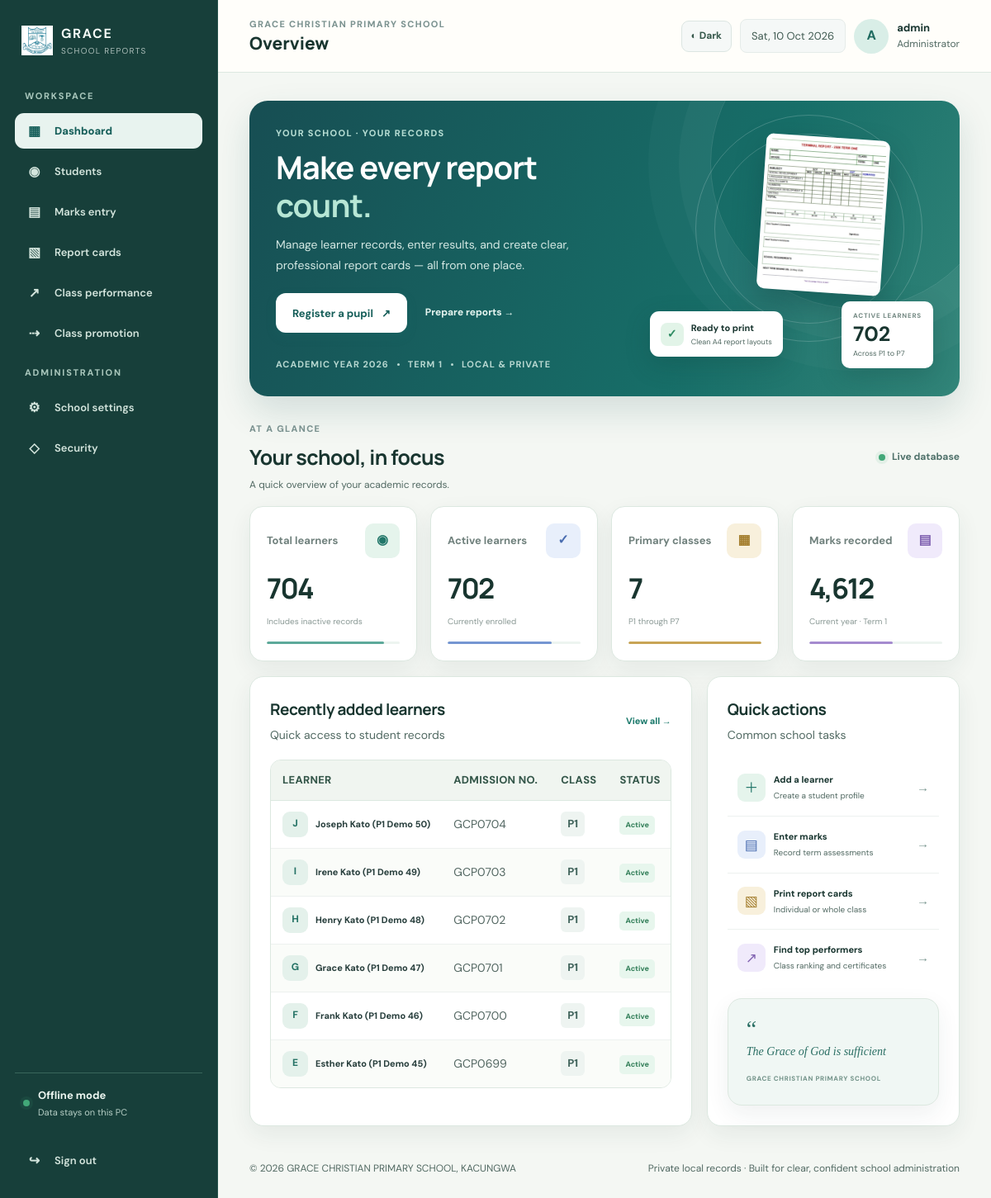
The app's page /index.php (signed in) with its own data.
### tables this page shows
CREATE TABLE students(id INTEGER PRIMARY KEY, admission_no TEXT UNIQUE NOT NULL, full_name TEXT NOT NULL, gender TEXT DEFAULT "", dob TEXT DEFAULT "", class_id INTEGER NOT NULL REFERENCES classes(id), parent_name TEXT DEFAULT "", parent_phone TEXT DEFAULT "", address TEXT DEFAULT "", photo TEXT DEFAULT "", status TEXT NOT NULL DEFAULT "Active", admission_date TEXT DEFAULT "", created_at TEXT DEFAULT CURRENT_TIMESTAMP, attendance_type TEXT NOT NULL DEFAULT 'day', deleted_at TEXT DEFAULT NULL, purge_after TEXT DEFAULT NULL, trashed_status TEXT DEFAULT NULL);

CREATE TABLE settings(key TEXT PRIMARY KEY, value TEXT NOT NULL);

### index.php (the view, shortened to what this page needs)
<?php
$pdo=new PDO('sqlite:'.DB_FILE,null,null,[PDO::ATTR_ERRMODE=>PDO::ERRMODE_EXCEPTION,PDO::ATTR_DEFAULT_FETCH_MODE=>PDO::FETCH_ASSOC]);$pdo->exec('PRAGMA foreign_keys=ON');
function h($v):string{return htmlspecialchars((string)$v,ENT_QUOTES,'UTF-8');}function go($url='index.php'){header('Location: '.$url);exit;}function logged():bool{return isset($_SESSION['admin']);}function csrf():string{if(empty($_SESSION['csrf']))$_SESSION['csrf']=bin2hex(random_bytes(24));return $_SESSION['csrf'];}function checkcsrf():void{if(!hash_equals($_SESSION['csrf']??'',$_POST['csrf']??'')){http_response_code(403);exit('Security token expired. Go back and try again.');}}function setting(PDO $p,string $key,string $default=''):string{$q=$p->prepare('SELECT value FROM settings WHERE key=?');$q->execute([$key]);return (string)($q->fetchColumn()?:$default);}function logaction(PDO $p,string $a,string $d=''):void{$q=$p->prepare('INSERT INTO audit(username,action,detail) VALUES(?,?,?)');$q->execute([$_SESSION['admin']??'guest',$a,$d]);}
$page=$_GET['page']??'dashboard';
$school=setting($pdo,'school_name','Grace Christian Primary School, Kacungwa');$classes=$pdo->query('SELECT * FROM classes ORDER BY level')->fetchAll();$year=(int)($_GET['year']??date('Y'));$term=(int)($_GET['term']??1);
?>
?><!doctype html><html lang="en"><head><meta charset="utf-8"><meta name="viewport" content="width=device-width,initial-scale=1"><title><?= h($school) ?> · Reports</title><link rel="stylesheet" href="assets/style.css"><script defer src="assets/app.js"></script></head><body><?php if($page==='login'):?><main class="login-wrap"><section class="login-card"><div class="login-art"><img src="assets/school-logo.jpg" alt="Grace Christian School emblem"><div class="eyebrow">ACADEMIC RECORDS · OFFLINE EDITION</div><h1>Every learner.<br>Every achievement.</h1><p>A calmer, clearer way to manage school results, preserve student history, and prepare beautiful term reports.</p><div class="marquee"><span>GRACE CHRISTIAN PRIMARY SCHOOL, KACUNGWA &nbsp; · &nbsp; THE GRACE OF GOD IS SUFFICIENT &nbsp; · &nbsp;</span></div></div><div class="login-form"><div class="brand-mini"><img src="assets/school-logo.jpg" alt="School logo"><span><?= h($school) ?></span></div><p class="eyebrow">ADMINISTRATOR ACCESS</p><h2>Welcome back</h2><p class="muted">Sign in to continue to your school dashboard.</p><?php if(isset($_GET['installed'])):?><div class="alert success">Installation complete. Your demo records are ready.</div><?php endif;?><?php if(isset($loginError)):?><div class="alert error"><?= h($loginError) ?></div><?php endif;?><form method="post"><input type="hidden" name="action" value="login"><input type="hidden" name="csrf" value="<?= h(csrf()) ?>"><label>Username</label><input name="username" autocomplete="username" required placeholder="Enter administrator username"><label>Password</label><input type="password" name="password" autocomplete="current-password" required placeholder="Enter password"><button class="btn full" type="submit">Sign in securely</button></form><div class="demo-note"><b>First login</b><br>Username: <code>admin</code><br>Password: <code>ChangeMe123!</code><br><span>Change this password immediately after signing in.</span></div><p class="tiny">Runs on this computer only. No internet connection is required.</p></div></section></main><?php else: ?><div class="app-shell"><aside class="sidebar" id="sidebar"><a class="side-brand" href="index.php"><img src="assets/school-logo.jpg" alt="School emblem"><span><b>GRACE</b><small>SCHOOL REPORTS</small></span></a><div class="side-label">WORKSPACE</div><a class="nav-link <?= $page==='dashboard'?'active':'' ?>" href="index.php"><span class="nav-symbol">▦</span>Dashboard</a><a class="nav-link <?= in_array($page,['students','profile','student_form'])?'active':'' ?>" href="index.php?page=students"><span class="nav-symbol">◉</span>Students</a><a class="nav-link <?= $page==='marks'?'active':'' ?>" href="index.php?page=marks"><span class="nav-symbol">▤</span>Marks entry</a><a class="nav-link <?= $page==='reports'?'active':'' ?>" href="index.php?page=reports"><span class="nav-symbol">▧</span>Report cards</a><a class="nav-link <?= $page==='performance'?'active':'' ?>" href="index.php?page=performance"><span class="nav-symbol">↗</span>Class performance</a><a class="nav-link <?= $page==='promotion'?'active':'' ?>" href="index.php?page=promotion"><span class="nav-symbol">⇢</span>Class promotion</a><div class="side-label">ADMINISTRATION</div><a class="nav-link <?= $page==='settings'?'active':'' ?>" href="index.php?page=settings"><span class="nav-symbol">⚙</span>School settings</a><a class="nav-link <?= $page==='security'?'active':'' ?>" href="index.php?page=security"><span class="nav-symbol">◇</span>Security</a><div class="sidebar-bottom"><div class="offline-indicator"><i></i><span><b>Offline mode</b><small>Data stays on this PC</small></span></div><a class="nav-link" href="index.php?logout=1"><span class="nav-symbol">↪</span>Sign out</a></div></aside><main class="main-area"><header class="topbar"><button class="menu-toggle" id="menuToggle" aria-label="Open navigation">☰</button><div><div class="eyebrow">GRACE CHRISTIAN PRIMARY SCHOOL</div><div class="top-title"><?= h(ucwords(str_replace('_',' ',$page==='dashboard'?'overview':$page))) ?></div></div><div class="top-actions"><span class="date-chip"><?= date('D, d M Y') ?></span><div class="avatar-admin">A</div><div class="admin-name"><b><?= h($_SESSION['admin']) ?></b><small>Administrator</small></div></div></header><div class="content"><?php if(isset($error)):?><div class="alert error"><?= h($error) ?></div><?php elseif(isset($_GET['saved'])):?><div class="alert success">Changes saved successfully.</div><?php elseif(isset($_GET['done'])):?><div class="alert success">Promotion completed. Previous class records remain in history.</div><?php endif;?>
<?php if($page==='dashboard'):$total=(int)$pdo->query('SELECT COUNT(*) FROM students')->fetchColumn();$active=(int)$pdo->query('SELECT COUNT(*) FROM students WHERE status="Active"')->fetchColumn();$classesCount=(int)$pdo->query('SELECT COUNT(*) FROM classes')->fetchColumn();$marksCount=(int)$pdo->query('SELECT COUNT(*) FROM marks WHERE academic_year='.date('Y').' AND term=1')->fetchColumn();$latest=$pdo->query('SELECT s.id,s.full_name,s.admission_no,c.name class_name,s.status FROM students s JOIN classes c ON c.id=s.class_id ORDER BY s.id DESC LIMIT 6')->fetchAll();?><section class="hero"><div class="hero-copy"><div class="eyebrow light">YOUR SCHOOL · YOUR RECORDS</div><h1>Make every report<br><em>count.</em></h1><p>Manage learner records, enter results, and create clear, professional report cards — all from one place.</p><div class="hero-actions"><a class="btn light-btn" href="index.php?page=student_form">Register a pupil <span>↗</span></a><a class="text-link-light" href="index.php?page=reports">Prepare reports <span>→</span></a></div><div class="hero-foot"><span>ACADEMIC YEAR <?= date('Y') ?></span><span class="hero-dot"></span><span>TERM <?= $term ?></span><span class="hero-dot"></span><span>LOCAL & PRIVATE</span></div></div><div class="hero-visual"><div class="hero-orbit orbit-one"></div><div class="hero-orbit orbit-two"></div><div class="hero-image-frame"><img src="assets/report-upper.jpg" alt="Example of a school terminal report card"></div><div class="floating-note"><span class="note-icon">✓</span><span><b>Ready to print</b><small>Clean A4 report layouts</small></span></div><div class="floating-number"><small>ACTIVE LEARNERS</small><strong><?= number_format($active) ?></strong><span>Across P1 to P7</span></div></div></section><div class="section-heading"><div><div class="eyebrow">AT A GLANCE</div><h2>Your school, in focus</h2><p class="muted">A quick overview of your academic records.</p></div><span class="live-label"><i></i> Live database</span></div><section class="stats-grid"><article class="stat-card"><div class="stat-top"><span>Total learners</span><span class="stat-icon teal">◉</span></div><strong><?= number_format($total) ?></strong><small>Includes inactive records</small><div class="stat-bar"><i style="width:88%"></i></div></article><article class="stat-card"><div class="stat-top"><span>Active learners</span><span class="stat-icon blue">✓</span></div><strong><?= number_format($active) ?></strong><small>Currently enrolled</small><div class="stat-bar bluebar"><i style="width:78%"></i></div></article><article class="stat-card"><div class="stat-top"><span>Primary classes</span><span class="stat-icon gold">▦</span></div><strong><?= $classesCount ?></strong><small>P1 through P7</small><div class="stat-bar goldbar"><i style="width:100%"></i></div></article><article class="stat-card"><div class="stat-top"><span>Marks recorded</span><span class="stat-icon purple">▤</span></div><strong><?= number_format($marksCount) ?></strong><small>Current year · Term 1</small><div class="stat-bar purplebar"><i style="width:63%"></i></div></article></section><section class="dashboard-grid"><article class="panel"><div class="panel-head"><div><h3>Recently added learners</h3><p>Quick access to student records</p></div><a class="inline-link" href="index.php?page=students">View all →</a></div><div class="table-wrap"><table><thead><tr><th>Learner</th><th>Admission no.</th><th>Class</th><th>Status</th><th></th></tr></thead><tbody><?php foreach($latest as $s):?><tr><td><div class="student-cell"><span class="student-avatar"><?= h(strtoupper(substr($s['full_name'],0,1))) ?></span><b><?= h($s['full_name']) ?></b></div></td><td><?= h($s['admission_no']) ?></td><td><span class="class-pill"><?= h($s['class_name']) ?></span></td><td><span class="status <?= strtolower($s['status']) ?>"><?= h($s['status']) ?></span></td><td><a class="row-link" href="index.php?page=profile&id=<?= $s['id'] ?>">Open →</a></td></tr><?php endforeach;?></tbody></table></div></article><article class="panel quick-panel"><div class="panel-head"><div><h3>Quick actions</h3><p>Common school tasks</p></div></div><a class="quick-action" href="index.php?page=student_form"><span class="quick-icon teal">＋</span><span><b>Add a learner</b><small>Create a student profile</small></span><span class="arrow">→</span></a><a class="quick-action" href="index.php?page=marks"><span class="quick-icon blue">▤</span><span><b>Enter marks</b><small>Record term assessments</small></span><span class="arrow">→</span></a><a class="quick-action" href="index.php?page=reports"><span class="quick-icon gold">▧</span><span><b>Print report cards</b><small>Individual or whole class</small></span><span class="arrow">→</span></a><a class="quick-action" href="index.php?page=performance"><span class="quick-icon purple">↗</span><span><b>Find top performers</b><small>Class ranking and certificates</small></span><span class="arrow">→</span></a><div class="quote-card"><span class="quote-mark">“</span><p><?= h(setting($pdo,'motto','The Grace of God is sufficient')) ?></p><small>GRACE CHRISTIAN PRIMARY SCHOOL</small></div></article></section>
<?php else:?><div class="panel"><h2>Page not found</h2><p>Use the navigation to open a module.</p></div><?php endif;?><footer class="app-footer"><span>© <?= date('Y') ?> <?= h($school) ?></span><span>Private local records · Built for clear, confident school administration</span></footer></div></main></div><?php endif;?></body></html>

### records on screen
students: full_name "J", full_name "Joseph Kato (P1 Demo 50)", admission_no "GCP0704", class_name "P1", status "Active"
students: full_name "I", full_name "Irene Kato (P1 Demo 49)", admission_no "GCP0703", class_name "P1", status "Active"
students: full_name "H", full_name "Henry Kato (P1 Demo 48)", admission_no "GCP0702", class_name "P1", status "Active"
students: full_name "G", full_name "Grace Kato (P1 Demo 47)", admission_no "GCP0701", class_name "P1", status "Active"
students: full_name "F", full_name "Frank Kato (P1 Demo 46)", admission_no "GCP0700", class_name "P1", status "Active"
students: full_name "E", full_name "Esther Kato (P1 Demo 45)", admission_no "GCP0699", class_name "P1", status "Active"
settings: value "The Grace of God is sufficient"
settings: value "GRACE CHRISTIAN PRIMARY SCHOOL, KACUNGWA"

### other values on screen
str_replace('_',' ',$page==='dashboard'?'overview':$page) "Overview"
$_SESSION['admin'] "admin"
$term "1"
$active "702"
$total "704"
$classesCount "7"
$marksCount "4,612"
